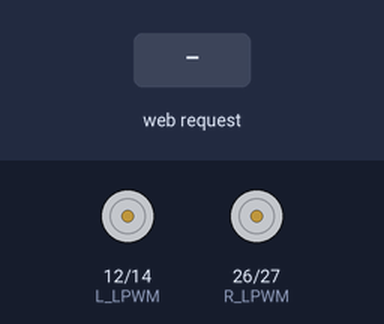
Bench run of a sketch on a simulated ESP32. Shown: motor-driver pin pairs drawn as motors (green arrow = first pin HIGH = forward, orange = second pin HIGH = backward, longer = more drive). The test bench sets the inputs (shaded band). WiFi joins after 1.5 s; servers stay silent unless stated; what the sketch prints to the serial monitor is not drawn.

Above: at 2.7 s.
2.8 s: HTTP request GET /cmd?dir=F received
At 4.0 s:
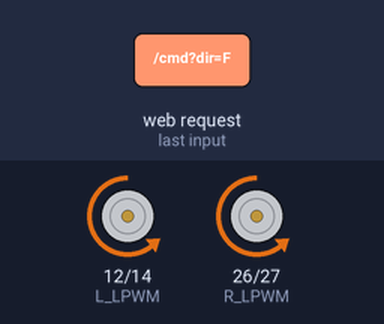
4.3 s: HTTP request GET /cmd?dir=B received
At 5.3 s:
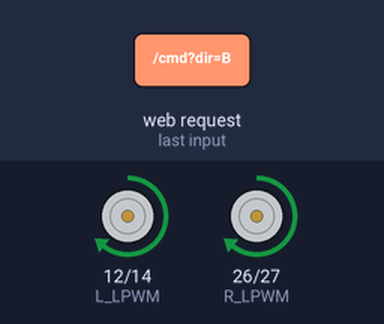
5.8 s: HTTP request GET /cmd?dir=L received
At 6.4 s:
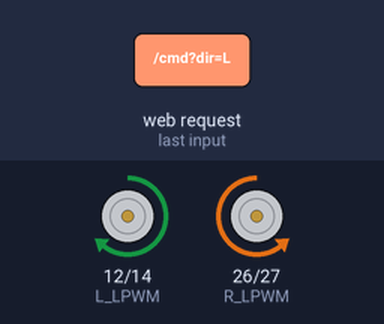
7.3 s: HTTP request GET /cmd?dir=R received
At 7.6 s:
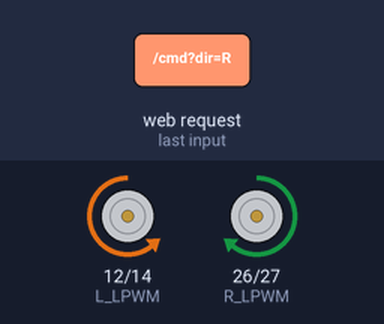
Timing chart, 0 to 9.8 s (numbered marks = the images above; inputs shaded):
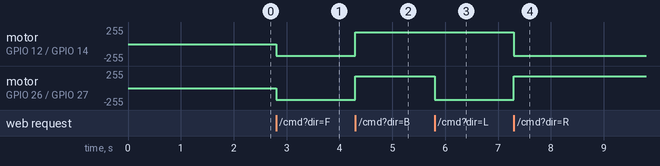

Measured:
- after the input at 2.8 s, motor on GPIO 12 (L_LPWM) / GPIO 14 (L_RPWM), motor on GPIO 26 (R_LPWM) / GPIO 27 (R_RPWM): stopped → backward 179/255 at once
- after the input at 4.3 s, motor on GPIO 12 (L_LPWM) / GPIO 14 (L_RPWM), motor on GPIO 26 (R_LPWM) / GPIO 27 (R_RPWM): backward 179/255 → forward 179/255 at once
- after the input at 5.8 s, motor on GPIO 26 (R_LPWM) / GPIO 27 (R_RPWM): forward 179/255 → backward 179/255 at once
- after the input at 7.3 s, motor on GPIO 12 (L_LPWM) / GPIO 14 (L_RPWM): forward 179/255 → backward 179/255 at once; motor on GPIO 26 (R_LPWM) / GPIO 27 (R_RPWM): backward 179/255 → forward 179/255 at once

The sketch:

control.ino
```cpp
#include <WiFi.h>
#include <WebServer.h>

// ================= WIFI =================
const char* ssid = "sim";
const char* password = "simple12";

WebServer server(80);

// ================= BTS7960 PINS =================

// LEFT MOTOR
#define L_RPWM 14
#define L_LPWM 12

// RIGHT MOTOR
#define R_RPWM 27
#define R_LPWM 26

// PWM SETTINGS
#define PWM_FREQ 1000
#define PWM_RESOLUTION 8

#define L_RPWM_CH 0
#define L_LPWM_CH 1
#define R_RPWM_CH 2
#define R_LPWM_CH 3

int motorSpeed = 180;

// ================= MOTOR FUNCTIONS =================

void stopMotors() {
  ledcWrite(L_RPWM_CH, 0);
  ledcWrite(L_LPWM_CH, 0);

  ledcWrite(R_RPWM_CH, 0);
  ledcWrite(R_LPWM_CH, 0);
}

void moveForward() {
  ledcWrite(L_RPWM_CH, motorSpeed);
  ledcWrite(L_LPWM_CH, 0);

  ledcWrite(R_RPWM_CH, motorSpeed);
  ledcWrite(R_LPWM_CH, 0);
}

void moveBackward() {
  ledcWrite(L_RPWM_CH, 0);
  ledcWrite(L_LPWM_CH, motorSpeed);

  ledcWrite(R_RPWM_CH, 0);
  ledcWrite(R_LPWM_CH, motorSpeed);
}

void turnLeft() {
  ledcWrite(L_RPWM_CH, 0);
  ledcWrite(L_LPWM_CH, motorSpeed);

  ledcWrite(R_RPWM_CH, motorSpeed);
  ledcWrite(R_LPWM_CH, 0);
}

void turnRight() {
  ledcWrite(L_RPWM_CH, motorSpeed);
  ledcWrite(L_LPWM_CH, 0);

  ledcWrite(R_RPWM_CH, 0);
  ledcWrite(R_LPWM_CH, motorSpeed);
}

// ================= HTML =================

String webpage = R"rawliteral(

<!DOCTYPE html>
<html>
<head>
<title>ESP32 TANK</title>

<meta name="viewport" content="width=device-width, initial-scale=1">

<style>

body{
background:#111;
color:white;
font-family:Arial;
text-align:center;
}

button{
width:120px;
height:120px;
font-size:30px;
margin:10px;
border:none;
border-radius:20px;
background:#00bcd4;
color:white;
}

.stop{
background:red;
}

.slider{
width:300px;
}

</style>
</head>

<body>

<h1>ESP32 TANK CONTROL</h1>

<div>
<button onclick="sendCmd('F')">⬆</button>
</div>

<div>
<button onclick="sendCmd('L')">⬅</button>

<button class="stop" onclick="sendCmd('S')">STOP</button>

<button onclick="sendCmd('R')">➡</button>
</div>

<div>
<button onclick="sendCmd('B')">⬇</button>
</div>

<br><br>

<h2>Speed</h2>

<input type="range" min="0" max="255" value="180"
class="slider"
onchange="setSpeed(this.value)">

<script>

function sendCmd(cmd){
fetch("/cmd?dir="+cmd);
}

function setSpeed(val){
fetch("/speed?val="+val);
}

</script>

</body>
</html>

)rawliteral";

// ================= SETUP =================

void setup() {

  Serial.begin(115200);

  // PWM Setup
  ledcSetup(L_RPWM_CH, PWM_FREQ, PWM_RESOLUTION);
  ledcSetup(L_LPWM_CH, PWM_FREQ, PWM_RESOLUTION);
  ledcSetup(R_RPWM_CH, PWM_FREQ, PWM_RESOLUTION);
  ledcSetup(R_LPWM_CH, PWM_FREQ, PWM_RESOLUTION);

  ledcAttachPin(L_RPWM, L_RPWM_CH);
  ledcAttachPin(L_LPWM, L_LPWM_CH);

  ledcAttachPin(R_RPWM, R_RPWM_CH);
  ledcAttachPin(R_LPWM, R_LPWM_CH);

  stopMotors();

  // WIFI
  WiFi.begin(ssid, password);

  Serial.print("Connecting");

  while(WiFi.status() != WL_CONNECTED){
    delay(500);
    Serial.print(".");
  }

  Serial.println("");
  Serial.println("Connected!");

  Serial.print("IP Address: ");
  Serial.println(WiFi.localIP());

  // ================= ROUTES =================

  server.on("/", [](){
    server.send(200, "text/html", webpage);
  });

  server.on("/cmd", [](){

    String dir = server.arg("dir");

    if(dir=="F") moveForward();
    else if(dir=="B") moveBackward();
    else if(dir=="L") turnLeft();
    else if(dir=="R") turnRight();
    else if(dir=="S") stopMotors();

    server.send(200, "text/plain", "OK");
  });

  server.on("/speed", [](){

    motorSpeed = server.arg("val").toInt();

    server.send(200, "text/plain", "Speed Updated");
  });

  server.begin();

  Serial.println("Web server started");
}

// ================= LOOP =================

void loop() {

  server.handleClient();

}
```
